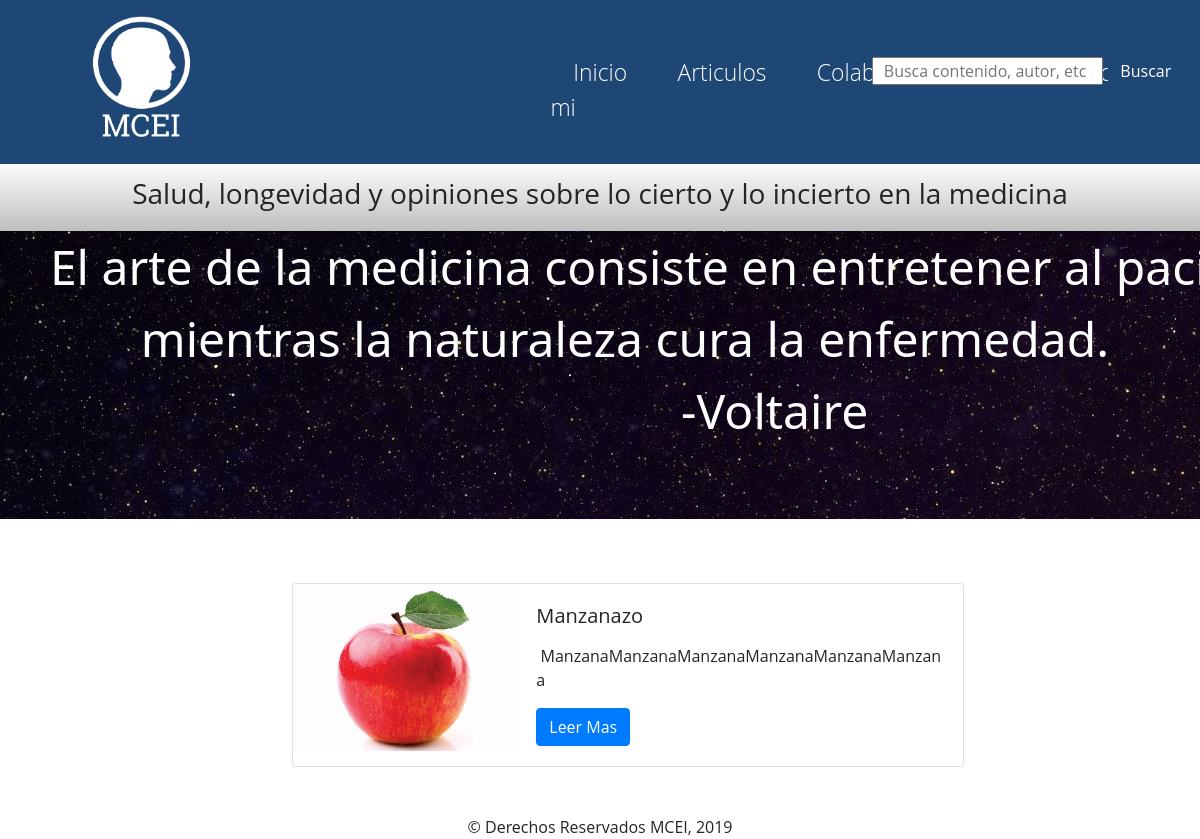
The app's page /articulos/, older data.
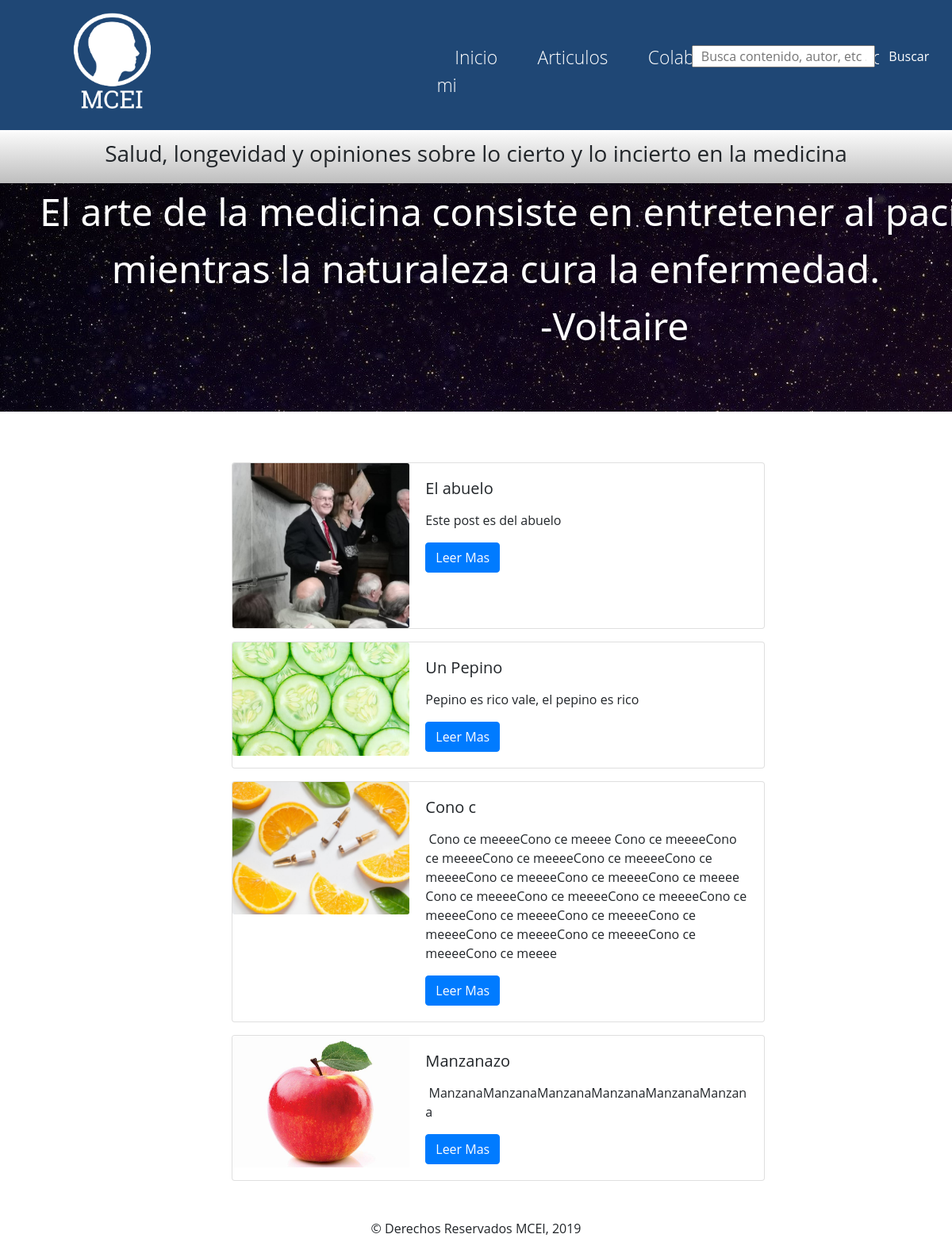
The same page, newer data.
### blog/models.py (models this page shows, shortened)
class Post(models.Model):
    titulo = models.CharField(max_length = 200)
    subtitulo = models.TextField()
    autor = models.CharField(max_length = 200)
    contenido = models.TextField()
    fecha = models.DateTimeField("Fecha de Publicacion", default = datetime.now() )
    foto = models.ImageField(blank = True, null = True)
    viewCounter = models.IntegerField(blank = True, null = True, default = 0)

### blog/views.py (the view)
# urls.py: re_path("articulos/", views.articulos, name = "articulos"),
def articulos(request):
    posts = Post.objects.all
    posts = Post.objects.filter().order_by('-id')
    return render(request,
                  "blog/articulos.html",
                  {"posts": posts})

### blog/templates/blog/articulos.html
{% extends 'blog/master.html' %}
{% block content %}
<div class="contenedorArt">
  {% for p in posts %}
  <div class="card mb-3" style="max-width: 70%;min-width: 70%;">
    <div class="row no-gutters">
      <div class="col-md-4">
        <img src="{{p.foto.url}}" class="card-img" alt="...">
      </div>
      <div class="col-md-8">
        <div class="card-body">
          <h5 class="card-title">{{ p.titulo }}</h5>
          <p class="card-text">{{ p.subtitulo |safe }}</p>
          <form action="/posts/" method="GET">
            <button class="btn btn-primary" type="submit" name="post" value="{{p.id}}">Leer Mas</button>
          </form>
        </div>
      </div>
    </div>
  </div>
  {% endfor %}
</div>
{% endblock %}

Row changes from the older to the newer data that the page shows:
added Post: foto (picture), titulo "El abuelo", subtitulo "Este post es del abuelo", {{ p.id }} 4 (drawn)
added Post: foto (picture), titulo "Un Pepino", subtitulo "Pepino es rico vale, el pepino es rico", {{ p.id }} 3 (drawn)
added Post: foto (picture), titulo "Cono c", subtitulo "Cono ce meeeeCono ce meeee Cono ce meeeeCono ce meeeeCono ce meeeeCono ce meeeeCono ce meeeeCono ce meeeeCono ce meeeeCono ce meeee Cono ce meeeeCono ce meeeeCono ce meeeeCono ce meeeeCono ce meeeeCono ce meeeeCono ce meeeeCono ce meeeeCono ce meeeeCono ce meeeeCono ce meeee", {{ p.id }} 2 (drawn)
